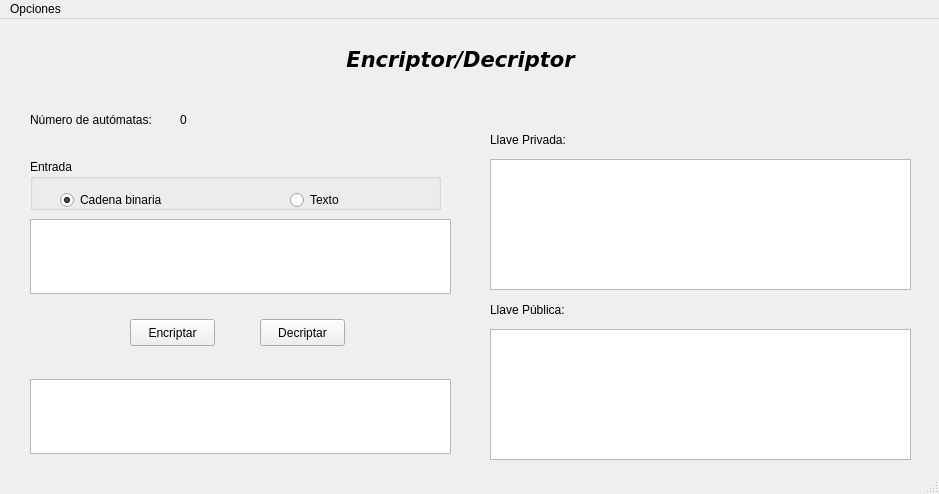
<?xml version="1.0" encoding="UTF-8"?>
<ui version="4.0">
 <class>MainWindow</class>
 <widget class="QMainWindow" name="MainWindow">
  <property name="geometry">
   <rect>
    <x>0</x>
    <y>0</y>
    <width>939</width>
    <height>494</height>
   </rect>
  </property>
  <property name="acceptDrops">
   <bool>false</bool>
  </property>
  <property name="windowTitle">
   <string>Encriptor/Decriptor</string>
  </property>
  <widget class="QWidget" name="centralwidget">
   <widget class="QPushButton" name="decrypt">
    <property name="geometry">
     <rect>
      <x>260</x>
      <y>300</y>
      <width>85</width>
      <height>27</height>
     </rect>
    </property>
    <property name="text">
     <string>Decriptar</string>
    </property>
   </widget>
   <widget class="QPushButton" name="encrypt">
    <property name="geometry">
     <rect>
      <x>130</x>
      <y>300</y>
      <width>85</width>
      <height>27</height>
     </rect>
    </property>
    <property name="text">
     <string>Encriptar</string>
    </property>
   </widget>
   <widget class="QTextEdit" name="textInput">
    <property name="geometry">
     <rect>
      <x>30</x>
      <y>200</y>
      <width>421</width>
      <height>75</height>
     </rect>
    </property>
   </widget>
   <widget class="QTextEdit" name="textOutput_2">
    <property name="geometry">
     <rect>
      <x>30</x>
      <y>360</y>
      <width>421</width>
      <height>75</height>
     </rect>
    </property>
   </widget>
   <widget class="QLabel" name="titleWidget">
    <property name="geometry">
     <rect>
      <x>300</x>
      <y>20</y>
      <width>321</width>
      <height>41</height>
     </rect>
    </property>
    <property name="font">
     <font>
      <family>Verdana</family>
      <pointsize>16</pointsize>
      <weight>75</weight>
      <italic>true</italic>
      <bold>true</bold>
      <strikeout>false</strikeout>
     </font>
    </property>
    <property name="text">
     <string>Encriptor/Decriptor</string>
    </property>
    <property name="alignment">
     <set>Qt::AlignCenter</set>
    </property>
    <property name="indent">
     <number>0</number>
    </property>
   </widget>
   <widget class="QGroupBox" name="buttonGroupInput">
    <property name="geometry">
     <rect>
      <x>30</x>
      <y>140</y>
      <width>411</width>
      <height>51</height>
     </rect>
    </property>
    <property name="title">
     <string>Entrada</string>
    </property>
    <widget class="QRadioButton" name="radioButtonText">
     <property name="geometry">
      <rect>
       <x>260</x>
       <y>30</y>
       <width>100</width>
       <height>22</height>
      </rect>
     </property>
     <property name="text">
      <string>Texto</string>
     </property>
    </widget>
    <widget class="QRadioButton" name="radioButtonBinary">
     <property name="geometry">
      <rect>
       <x>30</x>
       <y>30</y>
       <width>121</width>
       <height>22</height>
      </rect>
     </property>
     <property name="text">
      <string>Cadena binaria</string>
     </property>
     <property name="checked">
      <bool>true</bool>
     </property>
    </widget>
   </widget>
   <widget class="QLabel" name="automatons">
    <property name="geometry">
     <rect>
      <x>30</x>
      <y>90</y>
      <width>131</width>
      <height>21</height>
     </rect>
    </property>
    <property name="text">
     <string>Número de autómatas:</string>
    </property>
   </widget>
   <widget class="QLabel" name="numberAutomatons">
    <property name="geometry">
     <rect>
      <x>180</x>
      <y>90</y>
      <width>91</width>
      <height>21</height>
     </rect>
    </property>
    <property name="text">
     <string>0</string>
    </property>
   </widget>
   <widget class="QTextEdit" name="textInput_3">
    <property name="geometry">
     <rect>
      <x>490</x>
      <y>310</y>
      <width>421</width>
      <height>131</height>
     </rect>
    </property>
   </widget>
   <widget class="QLabel" name="automatons_2">
    <property name="geometry">
     <rect>
      <x>490</x>
      <y>110</y>
      <width>131</width>
      <height>21</height>
     </rect>
    </property>
    <property name="text">
     <string>Llave Privada:</string>
    </property>
   </widget>
   <widget class="QLabel" name="automatons_3">
    <property name="geometry">
     <rect>
      <x>490</x>
      <y>280</y>
      <width>131</width>
      <height>21</height>
     </rect>
    </property>
    <property name="text">
     <string>Llave Pública:</string>
    </property>
   </widget>
   <widget class="QTextEdit" name="textInput_4">
    <property name="geometry">
     <rect>
      <x>490</x>
      <y>140</y>
      <width>421</width>
      <height>131</height>
     </rect>
    </property>
   </widget>
  </widget>
  <widget class="QMenuBar" name="menubar">
   <property name="geometry">
    <rect>
     <x>0</x>
     <y>0</y>
     <width>939</width>
     <height>25</height>
    </rect>
   </property>
   <widget class="QMenu" name="menuOptions">
    <property name="title">
     <string>Opciones</string>
    </property>
    <widget class="QMenu" name="menuProtocolConfig">
     <property name="title">
      <string>Configurar protocolo</string>
     </property>
     <addaction name="actionUseGuan"/>
     <addaction name="actionSetNumberAutomatons"/>
    </widget>
    <addaction name="menuProtocolConfig"/>
    <addaction name="actionExit"/>
   </widget>
   <addaction name="menuOptions"/>
  </widget>
  <widget class="QStatusBar" name="statusbar">
   <property name="sizeGripEnabled">
    <bool>true</bool>
   </property>
  </widget>
  <action name="actionExit">
   <property name="text">
    <string>Salir</string>
   </property>
  </action>
  <action name="actionUseGuan">
   <property name="checkable">
    <bool>true</bool>
   </property>
   <property name="text">
    <string>Regla de Guan</string>
   </property>
  </action>
  <action name="actionSetNumberAutomatons">
   <property name="text">
    <string>Cantidad autómatas</string>
   </property>
  </action>
 </widget>
 <resources/>
 <connections/>
</ui>
